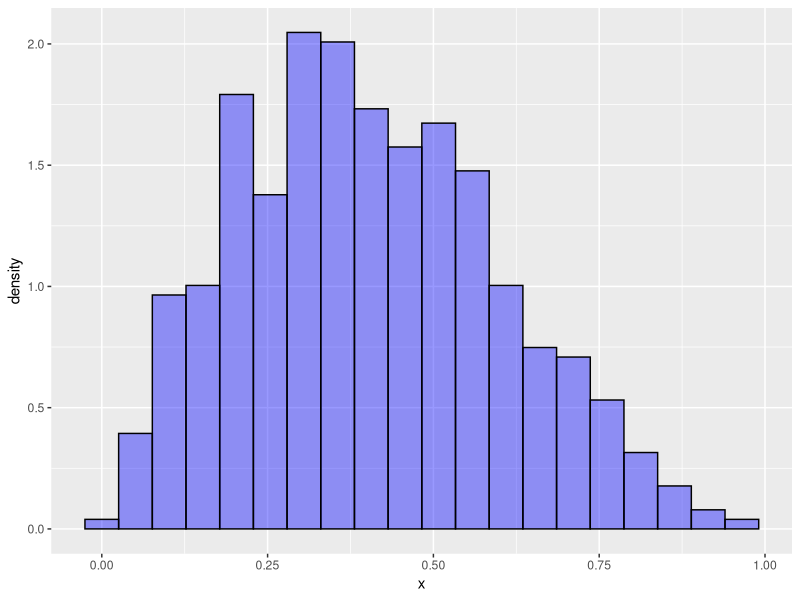
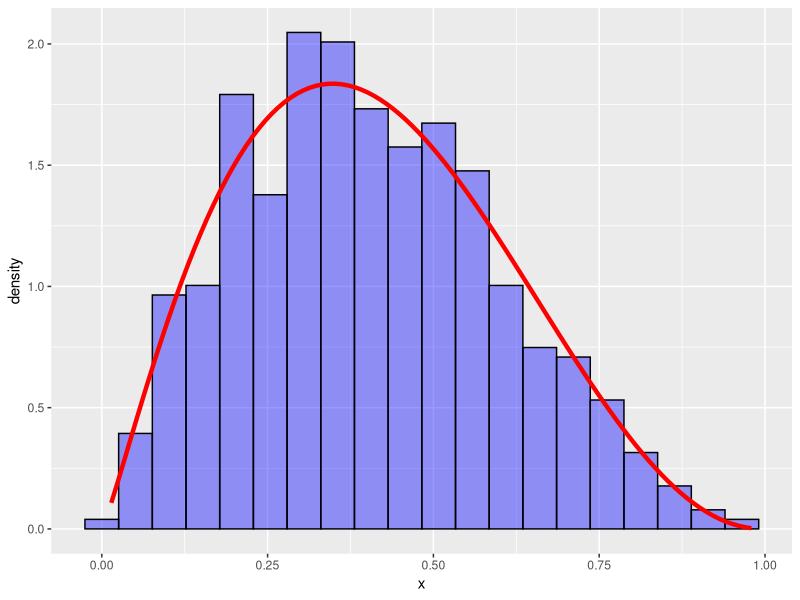

Reproduce these figures in R, in order.
### Laboratorium nr 6 - Zadanie 4
# Autor: Szymon Baczyński
# Data:  28.11.2022

rm (list = ls())



# 1) Wczytaj do pamięci plik data04.txt. Przy pomocy pakietu ggplot2 stwórz histogram z wczytanych danych, zbudowany z ok. 20 binów. 
#     Oceń jego kształt i zastanów się z jakiego rozkładu mogą pochodzić dane.

library(ggplot2)

dane <- read.table("data04.txt", col.names = c("x"))

g <- ggplot(dane)
g + geom_histogram(aes(x = x,..density..), fill="blue", colour="black", alpha=0.4, bins = 20)



# 2) Zweryfikuj hipotezę mówiącą, że dane pochodzą z rozkładu normalnego. 
#     Wykorzystaj testy Shapiro-Wilka i Wilcoxona. Skomentuj uzyskane wyniki.

print(shapiro.test(dane$x))
print(wilcox.test(dane$x))
print(wilcox.test(dane$x, mu=0.37))
print(wilcox.test(dane$x, mu=0.39))
print(wilcox.test(dane$x, mu=0.4))
print(wilcox.test(dane$x, mu=0.41))

# Komentarz: 
# Test Shapiro wykazał niską wartosc p-value w odniesieniu testu czy dane pochodzą z rozkładu normalnego.
# Test Wilcoxona przy odpowiedniej wartosci "mu" wykazal znaczna wartosc p-value co moze oznaczac, że dane są zbliżone do rozkładu normalnego.



# 3) Przy pomocy funkcji fitdistr() dopasuj dane do rozkładów: Cauchy’ego, wykładniczego, beta oraz gamma. 
#     Oceń, które dopasowanie jest najlepsze.

library(MASS)

# fitdistr -> Cauchy’ego
fit1 <- fitdistr(dane$x, "cauchy")
print(fit1$loglik)

# fitdistr -> wykładniczego
fit2 <- fitdistr(dane$x, "exponential")
print(fit2$loglik)

# fitdistr -> beta
fit3 <- fitdistr(dane$x, "beta", start = list(shape1 = 2, shape2 = 4))
print(fit3$loglik)   # <- To jest maksimum "loglik" ze wszystkich testow

# fitdistr -> gamma
fit4 <- fitdistr(dane$x, "gamma")
print(fit4$loglik)

# Komentarz: 
# Logarytm z funkcji wiarygodności jest największy w przypadku funkcji "beta" (256.7), wynikiem zbliżonym jest 
# wynik "loglik" z dopasowania funkcji gamma (221.3). Biorą pod uwagę parametr "loglik" to funkcja "beta" jest 
# najbardziej zbliżona do rozkładu sprawdzanych danych.



# 4) Wykonaj test Kołmogorova-Smirnova dla rozkładów otrzymanych w pkt. 3. Skomentuj uzyskane wyniki.

# ks.test -> Cauchy’ego
print(ks.test(dane$x, "pcauchy", location = fit1$estimate["location"], scale = fit1$estimate["scale"]))

# ks.test -> wykładniczego
print(ks.test(dane$x, "pexp", rate = fit2$estimate["rate"]))

# ks.test -> beta
print(ks.test(dane$x, "pbeta", shape1 = fit3$estimate["shape1"], shape2 = fit3$estimate["shape2"]))

# ks.test -> gamma
print(ks.test(dane$x, "pgamma", shape = fit4$estimate["shape"], rate = fit4$estimate["rate"]))

# Komentarz:
# Test Kołmogorova-Smirnova wykazał najlepsze dopasowanie w przypadku funkcji "beta" (p-value = 0.8418).
# W przypadku funkcji "gamma" p-value jest już znacząco mniejsze, a przy pozostałe funkcje nie są brane pod uwagę.



# 5) Dodaj do rysunku histogramu z pkt. 1. teoretyczną gęstość prawdopodobieństwa 
#     (przy pomocy funkcji stat_function() na podstawie wyników z pkt. 3 i 4.

g + geom_histogram(aes(x = x,..density..), fill="blue", colour="black", alpha=0.4, bins = 20) +
    stat_function(fun = dbeta,
                args = list(shape1 = fit3$estimate["shape1"], shape2 = fit3$estimate["shape2"]),
                colour="red",
                size=1.5)
